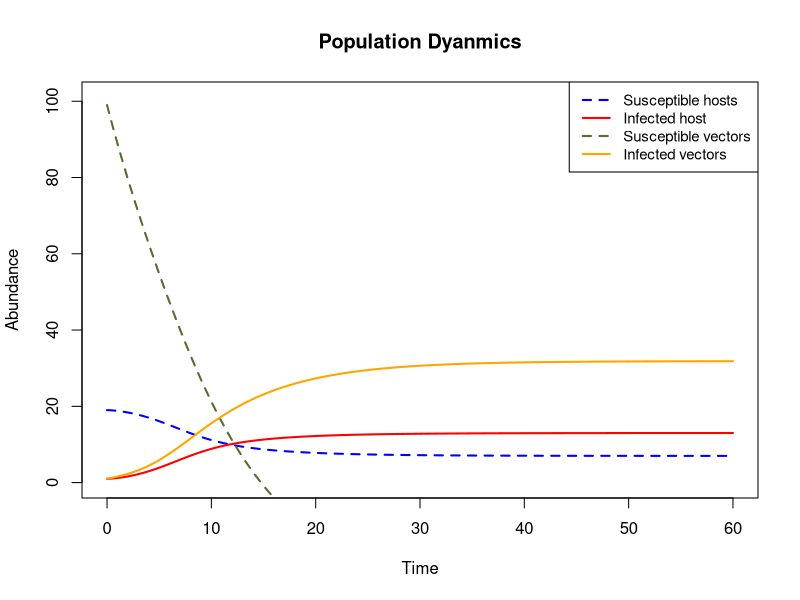
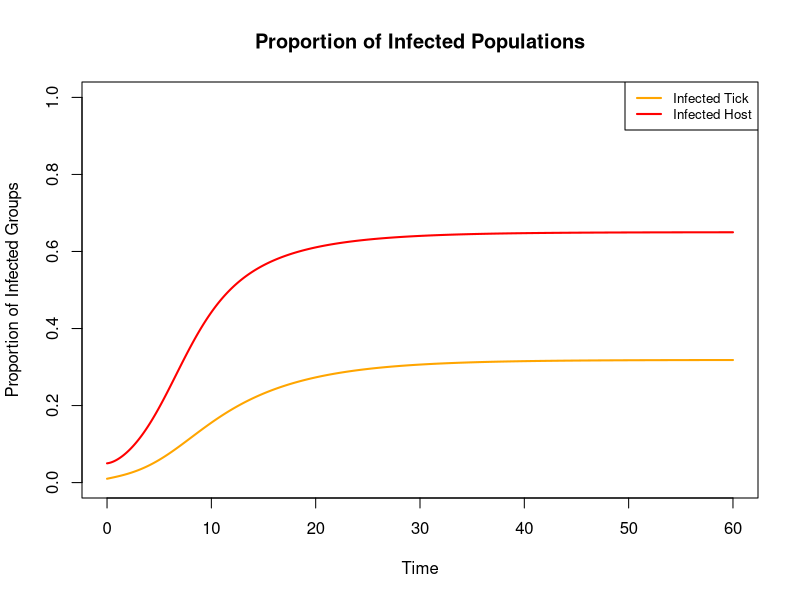
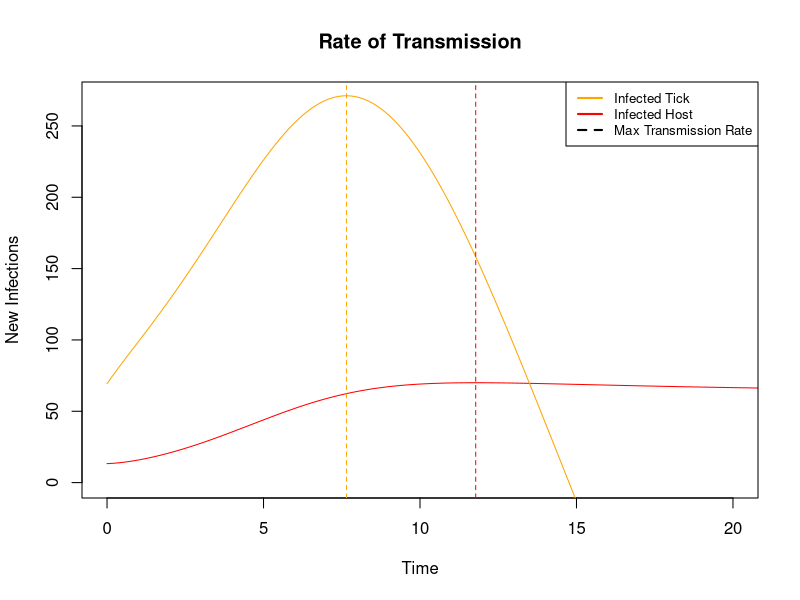
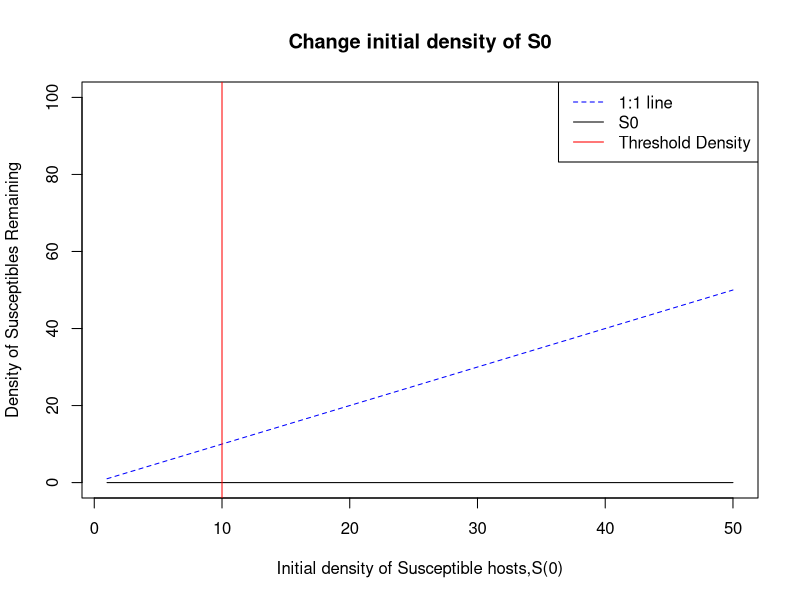

Recreate these plots in R, in order. (Note: this script raises an error after producing the figures.)
## ---- chunk 1
knitr::opts_chunk$set(echo = TRUE)

## ---- chunk 2
# very basic, simple model to build off of

library(deSolve)

host.tick <- function(t, x, params) {
  S = x[1] # susceptible host
  I = x[2] # infected host
  U = x[3] # susceptible vector
  V = x[4] # infected vector
  
  beta_prime = params[1] # inoculation
  alpha = params[2] # acquisition
  gamma = params[3] # host turnover I > S
  birth_v = params[4] # birth of vectors, or input into the system
  death_v = params[5] # death of vectors
  
  # S + I = N host in system
  dSdt = - (beta_prime*S*V)/(S + I) + gamma*I #change of susceptibles to infected
  dIdt = (beta_prime*S*V)/(S + I) - gamma*I # change of infected to susceptibles
  dUdt = - (alpha*S*I)/(S + I) + birth_v*U - death_v*U 
  dVdt = (alpha*S*I)/(S + I) + birth_v*V - death_v*V
 
  # U + V = N vector in system, don't think this would be biologically driving I% but check it out
  #dUdt = - (alpha*U*I)/(U + V) + birth_v*U - death_v*U 
  #dVdt = (alpha*U*I)/(U + V) + birth_v*V - death_v*V
  
  return(list(c(dSdt, dIdt, dUdt, dVdt)))
}

# initial values for state variables
  S0 = 19
  I0 = 1
  U0 = 99
  V0 = 1
initial_values = c(S0, I0, U0, V0)

# initial values for parameters
  beta_prime = 0.7 # inoculation #assuming 70% of infectious contacts turn into infections
  alpha = 0.7  # acquisition #assuming 70% of infectious contacts turn into infections
  gamma = 0.6 # host turnover I > S
  birth_v = 0.5 # birth of vectors
  death_v = 0.6 # death of vectors
parameters = c(beta_prime, alpha, gamma, birth_v, death_v) 

# time series
times = seq(0,60, 0.01)

# run the model
results = lsoda(initial_values, times, host.tick, parameters)
colnames(results) = c('time', 'susceptible host', 'infected host', 'susceptible tick', 'infected tick')
head(results)  

#colors()
Scol <- 'blue'
Icol <- 'red'
Ucol <- 'darkolivegreen'
Vcol <- 'orange'

# plot basic abundances graph
plot(results[, 'time'], results[,'susceptible host'], type = 'l', col = Scol, 
     xlab = 'Time', ylab = 'Abundance', main = 'Population Dyanmics',
     ylim = c(0,101), lty = 2, lwd = 2)
lines(results[,'time'], results[,'infected host'], type = 'l', col = Icol, lty = 1, lwd = 2)
lines(results[,'time'], results[,'susceptible tick'], type = 'l', col = Ucol, lty = 2, lwd = 2)
lines(results[,'time'], results[,'infected tick'], type = 'l', col = Vcol, lty = 1, lwd = 2)
legend('topright', legend = c('Susceptible hosts', 'Infected host', 'Susceptible vectors', 'Infected vectors'),
       col = c(Scol, Icol, Ucol, Vcol), lty = c(2,1,2,1), 
       lwd = 2, cex = 0.9)

# hopefully if I can get psi (input into susceptible vectors) there won't be a crashing Vs population

sd(results[,'infected tick'])
sd(results[,'susceptible tick'])
sd(results[,'infected host'])
sd(results[,'susceptible host'])



H = S0 + I0
T = U0 + V0
# max number of infected hosts at t
#max_infected_host<-(max(results[,'infected host']))/H
# at one point at peak infection, 64% of hosts (N = 13) were infected

# max number of infected hosts at t
#max_infected_tick<-(max(results[,'infected tick']))/T
# at one point at peak infection, 32% of ticks (N = 32) were infected


## what proportion of population had been sick at some point?
plot(x = times, y = ((results[,'infected tick'])/T),
     xlab = 'Time', ylab = 'Proportion of Infected Groups',
     main = 'Proportion of Infected Populations',
     lwd = 2, lty = 1, type = 'l',
     col = Vcol,
     ylim = c(0,1))
lines(x = times, y = ((results[,'infected host'])/H), 
     col = Icol, lwd = 2)
legend('topright', legend = c('Infected Tick', 'Infected Host'),
       col = c(Vcol, Icol), lty = 1, lwd = 2,
       cex = 0.8)

## When was rate of transmission highest?
newinfections_host <- beta_prime*(results[,'susceptible host'])*(results[,'infected host'])
newinfections_tick <- beta_prime*(results[,'susceptible tick'])*(results[,'infected tick'])

plot(x = times, y = newinfections_host,
     type = 'l', col = Icol,
     xlab = 'Time', ylab = 'New Infections', main = 'Rate of Transmission',
     ylim = c(0,270), xlim = c(0,20))
lines(x = times, y = newinfections_tick, col = Vcol)
legend('topright', legend = c('Infected Tick', 'Infected Host', 'Max Transmission Rate'),
       col = c(Vcol, Icol, 'black'), lty = c(1,1,2), lwd = 2,
       cex = 0.8)
max.newinfections_host <- max(newinfections_host)
max.newinfections_tick <- max(newinfections_tick)

for(i in 1:length(times)) {
  if(newinfections_host[i]==max.newinfections_host){
    H.maxnewinf<- times[i]
  }
}
for(i in 1:length(times)) {
  if(newinfections_tick[i]==max.newinfections_tick){
    T.maxnewinf<- times[i]
  }
}
H.maxnewinf
T.maxnewinf
abline(v = T.maxnewinf, lty = 2, col = Vcol)
abline(v = H.maxnewinf, lty = 2, col = Icol)

## ---- chunk 3
## Change initial conditions, like host density to see impact on R0
# make forloop

host.tick.density<- function(t, x, params) {
  S = x[1]
  I = x[2]
  U = x[3]
  V = x[4]
  
  beta_prime = params[1] # inoculation
  alpha = params[2] # acquisition
  gamma = params[3] # host turnover I > S
  birth_v = params[4] # birth of vectors, or input into the system
  death_v = params[5] # death of vectors
  
  # S + I = N host in system
  dSdt = - (beta_prime*S*V) + gamma*I #change of susceptibles to infected
  dIdt = (beta_prime*S*V) - gamma*I # change of infected to susceptibles
  dUdt = - (alpha*S*I) + birth_v*U - death_v*U 
  dVdt = (alpha*S*I) + birth_v*V - death_v*V
 
  return(list(c(dSdt, dIdt, dUdt, dVdt)))
}

Tend = 100
times = seq(0, Tend, by = 1)

# initial values for parameters
  beta_prime = 0.1 # inoculation 
  alpha = 0.1  # acquisition 
  gamma = 1 # host turnover I > S
  birth_v = 0.6 # birth of vectors
  death_v = 0.5 # death of vectors
parameters = c(beta_prime, alpha, gamma, birth_v, death_v) 

# initial values for state variables
  #S0 = 19 changing this
  S0_all <-seq(1,50,1) 
  I0 = 1
  U0 = 200
  V0 = 1


S_longterm = rep(0, length(S0_all))
I_longterm = rep(0, length(S0_all))
U_longterm = rep(0, length(S0_all))
V_longterm = rep(0, length(S0_all))

for(i in length(S0_all)) {
  initial_values = c(S0_all[i], I0, U0, V0)
  
  results = lsoda(initial_values, times, host.tick.density, parameters)
  
  # save final values of state variables
  S_longterm[i] = results[Tend+1,2]
  I_longterm[i] = results[Tend+1,3]
  U_longterm[i] = results[Tend+1,4]
  V_longterm[i] = results[Tend+1,5]
}

plot(S0_all, S_longterm, type = 'l',
     xlab = 'Initial density of Susceptible hosts,S(0)',
     ylab = 'Density of Susceptibles Remaining',
     main = 'Change initial density of S0',
     ylim = c(0, 100))
lines(S0_all, S0_all, type = 'l', col = Scol,lty = 2) # 1:1 line; final density of S = S0
abline(v = gamma/beta_prime, col = 'red') # threshold density of S for pathogen invasion
legend("topright", legend = c('1:1 line','S0', 'Threshold Density'),
       col = c('blue', 'black', 'red'), lty = c(2,1,1))

## ---- chunk 4
## Change initial conditions, like beta_prime to see impact on R0
# make forloop

host.tick.density<- function(t, x, params) {
  S = x[1]
  I = x[2]
  U = x[3]
  V = x[4]
  
  beta_prime = params[1] # inoculation
  alpha = params[2] # acquisition
  gamma = params[3] # host turnover I > S
  birth_v = params[4] # birth of vectors, or input into the system
  death_v = params[5] # death of vectors
  
  # S + I = N host in system
  dSdt = - (beta_prime*S*V) + gamma*I #change of susceptibles to infected
  dIdt = (beta_prime*S*V) - gamma*I # change of infected to susceptibles
  dUdt = - (alpha*S*I) + birth_v*U - death_v*U 
  dVdt = (alpha*S*I) + birth_v*V - death_v*V
 
  return(list(c(dSdt, dIdt, dUdt, dVdt, beta_prime)))
}

Tend = 100
times = seq(0, Tend, by = 1)

# initial values for parameters
  beta_prime_all <- seq(.001, .999, .01)
  #beta_prime = 0.1 # inoculation 
  alpha = 0.1  # acquisition 
  gamma = 1 # host turnover I > S
  birth_v = 0.6 # birth of vectors
  death_v = 0.5 # death of vectors
parameters = c(beta_prime, alpha, gamma, birth_v, death_v) 

# initial values for state variables
  S0 = 19 
  #S0_all <-seq(1,50,1) 
  I0 = 1
  U0 = 200
  V0 = 1

z = 1:100
S_longterm = rep(0, length(z))
I_longterm = rep(0, length(z))
U_longterm = rep(0, length(z))
V_longterm = rep(0, length(z))

for(i in length(z)) {

  parameters = c(beta_prime_all[i], alpha, gamma, birth_v, death_v) 

  results = lsoda(initial_values, times, host.tick.density, parameters)
  
  # save final values of state variables
  S_longterm[i] = results[Tend+1,2]
  I_longterm[i] = results[Tend+1,3]
  U_longterm[i] = results[Tend+1,4]
  V_longterm[i] = results[Tend+1,5]
  beta_prime_longterm[i] = results[Tend+1,6]
}

plot(beta_prime_all,beta_prime_longterm, type = 'l' )
plot(S0_all, S_longterm, type = 'l',
     xlab = 'Initial density of Susceptible hosts,S(0)',
     ylab = 'Density of Susceptibles Remaining',
     main = 'Change initial density of S0',
     ylim = c(0, 250))
lines(S0_all, S0_all, type = 'l', col = Scol,lty = 2) # 1:1 line; final density of S = S0
abline(v = gamma/beta_prime, col = 'red') # threshold density of S for pathogen invasion
legend("topright", legend = c('1:1 line','S0', 'Threshold Density'),
       col = c('blue', 'black', 'red'), lty = c(2,1,1))

## ---- chunk 5

## need to fix my ODEs here

# initial values for parameters  
  beta_prime = 0.9 # inoculation
  alpha = 0.8  # acquisition
  gamma = 0.7 # host turnover I > S
  birth_v = 0.3 # birth of vectors
  death_v = 0.5 # death of vectors

# inital values for state variables
  H = 30
  T = 100
  
  S0 = 29
  I0 = 1
  U0 = 99
  V0 = 1

# set up storage variables
tset <- seq(0, 60, 2000)
H.simu1 <- NaN*tset; H.simu1[1] <- H
T.simu1 <- NaN*tset; T.simu1[1] <- T
S.simu1 <- NaN*tset; S.simu1[1] <- S0
I.simu1 <- NaN*tset; I.simu1[1] <- I0
U.simu1 <- NaN*tset; U.simu1[1] <- U0
V.simu1 <- NaN*tset; V.simu1[1] <- V0

for(i in 2:length(tset)) {
  dt <- tset[i] - tset[i -1]
  # rename to shorten commands to make ODEs easier
  S <- S.simu1[i-1]
  I <- I.simu1[i-1]
  U <- U.simu1[i-1]
  V <- V.simu1[i-1]
  
  dS <- (- (beta_prime*S*V)/(S + I) + gamma*I)*dt
  dI <- ( (beta_prime*S*V)/(S + I) - gamma*I)*dt
  dU <- (- (alpha*S*I)/(S + I) + birth_v*U - death_v*U)*dt
  dV <- ((alpha*S*I)/(S + I) - death_v*U)*dt
  
  dH <- dS + dI
  dT <- dU + dV
  
  H.simu1[i] <- H +dH
  T.simu1[i] <- T +dT
  S.simu1[i] <- S +dS
  I.simu1[i] <- I +dI
  U.simu1[i] <- U +dU
  V.simu1[i] <- V +dV
}


## ---- chunk 6
q.to.f <- function(t, x, params) {
  Xqii = x[1] # infected stays infected
  Xqsi = x[2] # susceptible becomes infected
  Xqss = x[3] # susceptible stays susceptible
  
  
  lambda= params[1] # inoculation
  alpha = params[2] # acquisition via infected blood meal
  sigma = params[3] # acquisition via cofeeding
  psi = params[4] # input of new vectors into questing X
  omega = params[5] # death of vectors
  
  # S + I = N host in system
  dXqiidt = psi - omega*Xqii - lambda*Xqii # infected stays infected
  dXqsidt = psi - omega*Xqsi - lambda*Xqsi*alpha - lambda*Xqsi*sigma # susceptible becomes infected
  # if sigma/alpha 0, selects 1 route of transmission
  dXqssdt = psi - omega*Xqss - lambda*Xqss # susceptible stays susceptible
  
  return(list(c(dXqiidt, dXqsidt, dXqssdt)))
}

Xqii0 = 10
Xqsi0 = 30
Xqss0 = 60

## set values
# state variables
initial_values = c(Xqii0, Xqsi0, Xqss0)

## all transmission routes are equal
# parameters
  lambda= .7 # contact rate
  alpha_equal = .01 # acquisition via infected blood meal
  sigma_equal = .01 # acquisition via cofeeding
  psi = 50 # input of new vectors into questing X
  omega = .5 # death of vectors

parameters_equal = c(lambda, alpha_equal, sigma_equal, psi, omega) 

times = seq(0,10, 0.01)

results_equal = lsoda(initial_values, times, q.to.f, parameters_equal)
colnames(results_equal) = c('time', 'I to I', 'S to I', 'S to S')
head(results_equal)  

## HT greater >>
# parameters
  lambda= .7 # contact rate
  alpha_greater = .7 # acquisition via infected blood meal
  sigma_equal = .01 # acquisition via cofeeding
  psi = 50 # input of new vectors into questing X
  omega = .5 # death of vectors

parameters_HT = c(lambda, alpha_greater, sigma_equal, psi, omega) 

times = seq(0,10, 0.01)

results_HT = lsoda(initial_values, times, q.to.f, parameters_HT)
colnames(results_HT) = c('time', 'I to I', 'S to I', 'S to S')
head(results_HT)  

## co-feeding greater
# parameters
  lambda= .7 # contact rate
  alpha_small = .1 # acquisition via infected blood meal
  sigma_greater = .4 # acquisition via cofeeding
  psi = 50 # input of new vectors into questing X
  omega = .5 # death of vectors

parameters_CF = c(lambda, alpha_small, sigma_greater, psi, omega) 

times = seq(0,10, 0.01)

results_CF = lsoda(initial_values, times, q.to.f, parameters_CF)
colnames(results_CF) = c('time', 'I to I', 'S to I', 'S to S')
head(results_CF)  


qiicol <-"blue"
qsicol<- 'red'
qsscol <- 'purple'

par(mfrow = c(3,1))
# equal
plot(results_equal[, 'time'], results_equal[,'I to I'], type = 'l', col = qiicol, 
     xlab = 'time', ylab = 'abundance', main = 'Transitions from Questing to Feeding, siga = alpha',
     ylim = c(0,100), lty = 1, lwd = 2)
lines(results_equal[,'time'], results_equal[,'S to I'], type = 'l', col = qsicol, lty = 1, lwd = 2)
lines(results_equal[,'time'], results_equal[,'S to S'], type = 'l', col = qsscol, lty = 1, lwd = 2)
legend('bottomright', legend = c('I to I', 'S to I', 'S to S'),
       col = c('blue', 'purple', 'red'), lty = c(1,1,1), 
       lwd = c(2,2,2), cex = 0.6)

# greater HT
plot(results_HT[, 'time'], results_HT[,'I to I'], type = 'l', col = qiicol, 
     xlab = 'time', ylab = 'abundance', main = 'Transitions from Questing to Feeding, alpha >> sigma',
     ylim = c(0,100), lty = 1, lwd = 2)
lines(results_HT[,'time'], results_HT[,'S to I'], type = 'l', col = qsicol, lty = 1, lwd = 2)
lines(results_HT[,'time'], results_HT[,'S to S'], type = 'l', col = qsscol, lty = 1, lwd = 2)
legend('bottomright', legend = c('I to I', 'S to I', 'S to S'),
       col = c('blue', 'purple', 'red'), lty = c(1,1,1), 
       lwd = c(2,2,2), cex = 0.6)

# greater CF
plot(results_CF[, 'time'], results_CF[,'I to I'], type = 'l', col = qiicol, 
     xlab = 'time', ylab = 'abundance', main = 'Transitions from Questing to Feeding, sigma > alpha',
     ylim = c(0,100), lty = 1, lwd = 2)
lines(results_CF[,'time'], results_CF[,'S to I'], type = 'l', col = qsicol, lty = 1, lwd = 2)
lines(results_CF[,'time'], results_CF[,'S to S'], type = 'l', col = qsscol, lty = 1, lwd = 2)
legend('bottomright', legend = c('I to I', 'S to I', 'S to S'),
       col = c('blue', 'purple', 'red'), lty = c(1,1,1), 
       lwd = c(2,2,2), cex = 0.6)

## ---- chunk 7
all.phases <- function(t, x, params) {
  # 3 classes from questing to feeding
  Xq = x[1] # infected stays infected
  Xf = x[2]
  Xe = x[3]
  
  lambda = params[1]
  phi = params[2]
  tau = params[3]
  
  psi = params[4]
  omega = params[5]
  
  # S + I = N host in system
  
  # questing to feeding
  dXqdt = psi - omega*Xq - lambda*Xq # infected stays infected
  
  
  # feeding to engorged
  dXfdt = lambda*Xq - omega*Xf - phi*Xf
  
  
  # engorged to molted to next X
  dXedt = phi*Xf - omega*Xe - tau*Xe

  
  return(list(c(dXqdt,dXfdt,dXedt)))
}

Xq0 = 100
Xf0 = 60
Xe0 = 50

## set values
# state variables
initial_values = c(Xq0,Xf0,Xe0)

# parameters_equal
lambda = .5 # contact rate
  phi = .5 # drop off rate
  tau = .5 # molting rate
  
  psi = 10 # input of new vectors into questing X
  omega = .5 # death of vectors
  
parameters_equal = c(lambda, phi, tau, psi, omega) 

times = seq(0,5, 0.1)

results_equal = lsoda(initial_values, times, all.phases, parameters_equal)
colnames(results_equal) = c('time', 'Xq','Xf','Xe')
head(results_equal)  

# greater parameters
lambda_greater = .8 # contact rate
  phi_greater = .8 # drop off rate
  tau_greater = .8 # molting rate
  
  psi = 10 # input of new vectors into questing X
  omega = .5 # death of vectors
  
parameters_greater = c(lambda_greater, phi_greater, tau_greater, psi, omega) 

times = seq(0,5, 0.1)

results_greater = lsoda(initial_values, times, all.phases, parameters_greater)
colnames(results_greater) = c('time', 'Xq','Xf','Xe')
head(results_greater)  

# lower parameters
lambda_lower = .3 # contact rate
  phi_lower = .3 # drop off rate
  tau_lower = .3 # molting rate
  
  psi = 10 # input of new vectors into questing X
  omega = .5 # death of vectors
  
parameters_lower = c(lambda_lower, phi_lower, tau_lower, psi, omega) 

times = seq(0,5, 0.1)

results_lower = lsoda(initial_values, times, all.phases, parameters_lower)
colnames(results_lower) = c('time', 'Xq','Xf','Xe')
head(results_lower)  

par(mfrow = c(3,1))
plot(results_equal[, 'time'], results_equal[,'Xq'], type = 'l', col = 'red', 
     xlab = 'Time', ylab = 'Abundance',main = 'Tick population dynamics, temp. parameters base level',
     ylim = c(0,100), lty = 1, lwd = 2)
lines(results_equal[,'time'], results_equal[,'Xf'], type = 'l', col = 'green', lty = 1, lwd = 2)
lines(results_equal[,'time'], results_equal[,'Xe'], type = 'l', col = 'blue', lty = 1, lwd = 2)
legend('topright', legend = c('questing','feeding','engorged'),
       col = c('red', 'blue', 'green'), lty = c(1,1,1), 
       lwd = c(2,2,2), cex = 0.7, horiz = TRUE)
plot(results_lower[, 'time'], results_lower[,'Xq'], type = 'l', col = 'red', 
     xlab = 'Time', ylab = 'Abundance',main = 'Tick population dynamics, temp. parameters decreased',
     ylim = c(0,100), lty = 1, lwd = 2)
lines(results_lower[,'time'], results_lower[,'Xf'], type = 'l', col = 'green', lty = 1, lwd = 2)
lines(results_lower[,'time'], results_lower[,'Xe'], type = 'l', col = 'blue', lty = 1, lwd = 2)
legend('topright', legend = c('questing','feeding','engorged'),
       col = c('red', 'blue', 'green'), lty = c(1,1,1), 
       lwd = c(2,2,2), cex = 0.7, horiz = TRUE)


plot(results_greater[, 'time'], results_greater[,'Xq'], type = 'l', col = 'red', 
     xlab = 'Time', ylab = 'Abundance',main = 'Tick population dynamics, temp parameters increased',
     ylim = c(0,100), lty = 1, lwd = 2)
lines(results_greater[,'time'], results_greater[,'Xf'], type = 'l', col = 'green', lty = 1, lwd = 2)
lines(results_greater[,'time'], results_greater[,'Xe'], type = 'l', col = 'blue', lty = 1, lwd = 2)
legend('topright', legend = c('questing','feeding','engorged'),
       col = c('red', 'blue', 'green'), lty = c(1,1,1), 
       lwd = c(2,2,2), cex = 0.7, horiz = TRUE)


## ---- chunk 8
all.phases <- function(t, x, params) {
  # 3 classes from questing to feeding
  Xqi = x[1] # infected stays infected
  Xqs.a = x[2] # susceptible becomes infected
  Xqs.b = x[3] # susceptible stays susceptible
  
  # 2 classes from feeding to engorged
  Xfi = x[4]
  Xfs = x[5]
  # 2 classes from engorged to molted
  Xei = x[6]
  Xes = x[7]
    
  lambda = params[1] # inoculation
  alpha = params[2] # acquisition via infected blood meal
  sigma = params[3] # acquisition via cofeeding
  psi = params[4] # input of new vectors into questing X
  omega = params[5] # death of vectors
  phi = params[6] # dropping off rate
  tau = params[7] # molting rate
  
  # S + I = N host in system
  
  # questing to feeding
  dXqidt = psi - omega*Xqi - lambda*Xqi # infected stays infected
  
  # this line needs help, 
  #which do I assign death to? Do I combine both routes for si here?
  dXqs.adt = psi - omega*Xqs.a - lambda*Xqs.a*alpha - omega*Xqs.a -lambda*Xqs.a*sigma # susceptible becomes infected
  # if sigma/alpha 0, selects 1 route of transmission
  
  dXqs.bdt = psi - omega*Xqs.b - lambda*Xqs.b # susceptible stays susceptible
  
  # feeding to engorged
  dXfidt = lambda*Xqi + lambda*Xqs.a*alpha + lambda*Xqs.a*sigma - omega*Xfi - phi*Xfi
  dXfsdt = lambda*Xqs.b - omega*Xfs - phi*Xfs
  
  # engorged to molted to next X
  dXeidt = phi*Xfi - omega*Xei - tau*Xei
  dXesdt = phi*Xfs - omega*Xes - tau*Xes
  
  return(list(c(dXqidt, dXqs.adt, dXqs.bdt, dXfidt,dXfsdt,dXeidt,dXesdt)))
}

Xqi0 = 1
Xqs.a0 = 3
Xqs.b0 = 6

Xfidt0 = 4
Xfsdt0 = 6

Xeidt0 = 4
Xesdt0 = 6

## set values
# state variables
initial_values = c(Xqi0, Xqs.a0, Xqs.b0,
                   Xfidt0,Xfsdt0,
                   Xeidt0,Xesdt0)

# parameters
  lambda= .5 # contact rate
  alpha = .3 # acquisition via infected blood meal
  sigma = .1 # acquisition via cofeeding
  psi = 50 # input of new vectors into questing X
  omega = .5 # death of vectors
  phi = .5
  tau = .6
parameters = c(lambda, alpha, sigma, psi, omega, phi, tau) 

times = seq(0,30, 0.01)

results = lsoda(initial_values, times, all.phases, parameters)
colnames(results) = c('time', 'Xqi', 'Xqs.a', 'Xqs.b','Xfi','Xfs','Xei','Xes')
head(results)  


plot(results[, 'time'], results[,'Xqi'], type = 'l', col = 'bisque1', 
     xlab = 'Time', ylab = 'Abundance',main = 'Tick population dynamics',
     ylim = c(0,60), lty = 1, lwd = 2)
lines(results[,'time'], results[,'Xqs.a'], type = 'l', col = 'bisque2', lty = 1, lwd = 2)
lines(results[,'time'], results[,'Xqs.b'], type = 'l', col = 'bisque3', lty = 2, lwd = 1)
lines(results[,'time'], results[,'Xfi'], type = 'l', col = 'aquamarine1', lty = 1, lwd = 2)
lines(results[,'time'], results[,'Xfs'], type = 'l', col = 'aquamarine2', lty = 2, lwd = 1)
lines(results[,'time'], results[,'Xei'], type = 'l', col = 'lightgray', lty = 1, lwd = 2)
lines(results[,'time'], results[,'Xes'], type = 'l', col = 'gray', lty = 2, lwd = 1)
legend('topright', legend = c('Xqi', 'Xqs.a', 'Xqs.b','Xfi','Xfs','Xei','Xes'),
       col = c('bisque1', 'bisque2', 'bisque3', 'aquamarine1', 'aquamarine2', 'lightgray', 'gray'), lty = c(1,1,2,1,2,1), 
       lwd = c(2,2,1,2,1,2,1), cex = 0.7, horiz = TRUE)
## ---- chunk 9
eggstoadults <- function(t, x, params) {
  
  # LARVAE
  # omit 3 classes from questing to feeding
  Lqv = x[1] # infected stays infected
  Lqu = x[2]
  #Lqs.a = x[2] # susceptible becomes infected
  #Lqs.b = x[3] # susceptible stays susceptible
  
  # 2 classes from feeding to engorged
  Lfi = x[3]
  Lfs = x[4]
  # 2 classes from engorged to molted
  Lei = x[5]
  Les = x[6]
  
  #NYMPHS
  Nqi = x[7] # infected stays infected
  Nqs = x[8] # susceptible becomes infected
  #Nqs.b = x[10] # susceptible stays susceptible
  
  # 2 classes from feeding to engorged
  Nfi = x[9]
  Nfs = x[10]
  # 2 classes from engorged to molted
  Nei = x[11]
  Nes = x[12]
  
  
  #ADULTS
  Aqi = x[13] # infected stays infected
  Aqs = x[14]
  
  # 2 classes from feeding to engorged
  Afi = x[15]
  Afs = x[16]
  
  # eggs
  Gv = x[17]
  Gu = x[18]
  
  # hosts
  Hi = x[19]
  Hs = x[20]
  
  Di = x[21]
  Ds = x[22]
    
  kappa = params[1] # survival prop to next life stage
  rho = params[2] # filial infection prevalence (fip)
  rho_prime = params[3] # no fip
  beta = params[4] # transmission between host and questing ticks (contact x prob infect)
  phi = params[5] # dropping off rate
  tau = params[6] # molting rate
  delta = params[7] # birth rate
  tot = params[8] # total ovarial transmission (tot)
  tot_prime = params[9] # no tot
  B = params[10] #contact rate
  q = params[11] # prob tick infected 
  gamma = params[12] # recovery rate of host
  

  
  # questing to feeding
  dLqvdt = kappa*rho*Gv - beta*(Hs + Hi)*Lqv 
  dLqudt = kappa*rho_prime*Gv + kappa*Gu - beta*Hi*Lqu - beta*Hs*Lqu
  
  # feeding to engorged
  dLfidt = beta*(Hs + Hi)*Lqv + beta*Hi*Lqu - phi*Lfi
  dLfsdt = beta*Hs*Lqu - phi*Lfs
  
  # engorged to molted to next X
  dLeidt = phi*Lfi - kappa*tau*Lei 
  dLesdt = phi*Lfs - kappa*tau*Les
  
  ## NYMPHS
  # questing to feeding
  dNqidt = kappa*tau*Lei - beta*(Hs + Hi)*Nqi 
  dNqsdt = kappa*tau*Les - beta*Hi*Nqs - beta*Hs*Nqs 
  
  # feeding to engorged
  dNfidt = beta*H*Nqi + beta*Hi*Nqs - phi*Nfi
  dNfsdt = beta*Hs*Nqs - phi*Nfs
  
  # engorged to molted to next X
  dNeidt = phi*Nfi - kappa*tau*Nei 
  dNesdt = phi*Nfs - kappa*tau*Nes
  
  ## Adults
  # questing to feeding
  dAqidt = kappa*tau*Nei - beta*(Ds+Di)*Aqi 
  dAqsdt = kappa*tau*Nes - beta*Di*Aqs - beta*Ds*Aqs 
  
  # feeding to birthing
  dAfidt = beta*(Ds + Di)*Aqi + beta*Di*Aqs - delta*tot*Afi - delta*tot_prime*Afi
  dAfsdt = beta*Ds*Aqs - delta*Afs
  
 # birthing/eggs
  dGvdt = delta*tot*Afi - kappa*rho*Gv - kappa*rho_prime*Gv
  dGudt = delta*tot*Afs + delta*tot_prime*Afi - kappa*Gu
  
# host populations
  
  dHsdt = - ((Hs*(B*q)*Lqi*Nqi)/(Hs + Hi)) + gamma*Hi # assuming contact rate and inf prob are = for L and N but need to change
  dHidt = ((Hs*(B*q)*Lqi*Nqi)/(Hs + Hi)) - gamma*Hi
  
  dDsdt = - ((Ds*(B*q)*Aqi)/(Di + Ds)) + gamma*Di
  dDidt =  ((Ds*(B*q)*Aqi)/(Di + Ds)) - gamma*Di
  
   # S + I = N host in system
  dHdt = dHidt + dHsdt # rodent hosts
  dDdt = dDidt + dDsdt # deer hosts
  
  return(list(c(dLqvdt, dLqudt, dLfidt, dLfsdt, dLeidt, dLesdt,
                dNqidt, dNqsdt, dNfidt, dNfsdt, dNeidt, dNesdt,
                dAqidt, dAqsdt, dAfidt, dAfsdt, 
                dGvdt, dGudt,
                dHsdt, dHidt,
                dDsdt, dDidt)))
}

Lqv0 = 10
Lqu0 = 10
Lfi0 = 10
Lfs0 = 10
Lei0 = 10
Les0 = 10
                
Nqi0 = 5 
Nqs0 = 5
Nfi0 = 5
Nfs0 = 5
Nei0 = 5
Nes0 = 5

Aqi0 = 1
Aqs0 = 1
Afi0 = 1
Afs0 = 1

Gv0 = 20
Gu0 = 20

Hs0 = 5
Hi0 = 5
Ds0 = 2
Di0 = 2

## set values
# state variables
initial_values = c(Lqv0,Lqu0,Lfi0,Lfs0,Lei0,Les0,
                Nqi0, Nqs0,Nfi0,Nfs0,Nei0,Nes0,
                Aqi0,Aqs0,Afi0,Afs0,
                Gv0,Gu0,
                Hs0,Hi0,
                Ds0,Di0)

# parameters
  kappa = .9 # survival prop to next life stage
  rho = .6 # filial infection prevalence (fip)
  rho_prime = .4 # no fip
  beta = .9 # transmission between host and questing ticks (contact x prob infect)
  phi = .9 # dropping off rate
  tau = .6 # molting rate
  delta =  .3 # birth rate
  tot = .3 # total ovarial transmission (tot)
  tot_prime = .7 # no tot
  B = .8#contact rate
  q = .5 # prob tick infected 
  gamma = .4 # recovery rate of host
  
parameters = c(kappa, rho, rho_prime, beta, phi,
               tau, delta, tot, tot_prime, B, q, gamma) 

times = seq(0,50, 0.1)

results = lsoda(initial_values, times, eggstoadults, parameters)
colnames(results) = c('time', 'Lqv', 'Lqu', 'Lfi', 'Lfs', 'Lei', 'Les',
                      'Nqi', 'Nqs','Nfi', 'Nfs', 'Nei', 'Nes', 
                      'Aqi', 'Aqs', 'Afi','Afs',
                      'Gv', 'Gu',
                      'Hs', 'Hi',
                      'Ds', 'Di')
head(results)  
#View(results)

# plot infected
plot(results[, 'time'], results[,'Lqv'], type = 'l', col = 'red', 
     xlab = 'Time', ylab = 'Abundance', main = 'Infected Tick Life Stages',
     ylim = c(0,50), xlim = c(0,15),
     lty = 1, lwd = 2)
lines(results[,'time'], results[,'Nqi'], type = 'l', col = 'blue', lty = 1, lwd = 2)
lines(results[,'time'], results[,'Aqi'], type = 'l', col = 'green', lty = 1, lwd = 2)



# plot(results[, 'time'], results[,'Lqv'], type = 'l', col = 'black', 
#      xlab = 'time', ylab = 'abundance', 
#      main = 'crazyland',ylim = c(0,100), lty = 1, lwd = 1)
# lines(results[,'time'], results[,'Lqu'], type = 'l', col = 'grey', lty = 1, lwd = 1)
# lines(results[,'time'], results[,'Lfi'], type = 'l', col = 'lightblue1', lty = 2, lwd = 1)
# lines(results[,'time'], results[,'Lfs'], type = 'l', col = 'lightblue2', lty = 1, lwd = 1)
# lines(results[,'time'], results[,'Lei'], type = 'l', col = 'lightblue3', lty = 2, lwd = 1)
# lines(results[,'time'], results[,'Les'], type = 'l', col = 'lightblue4', lty = 1, lwd = 1)
# lines(results[,'time'], results[,'Nqi'], type = 'l', col = 'lightsalmon', lty = 1, lwd = 2)
# lines(results[,'time'], results[,'Nqs'], type = 'l', col = 'lightsalmon1', lty = 1, lwd = 2)
# lines(results[,'time'], results[,'Nfi'], type = 'l', col = 'lightsalmon2', lty = 2, lwd = 2)
# lines(results[,'time'], results[,'Nfs'], type = 'l', col = 'lightsalmon3', lty = 1, lwd = 2)
# lines(results[,'time'], results[,'Nei'], type = 'l', col = 'lightsalmon4', lty = 2, lwd = 2)
# lines(results[,'time'], results[,'Nes'], type = 'l', col = 'lightpink', lty = 1, lwd = 2)
# lines(results[,'time'], results[,'Aqi'], type = 'l', col = 'plum', lty = 1, lwd = 3)
# lines(results[,'time'], results[,'Aqs'], type = 'l', col = 'plum1', lty = 1, lwd = 3)
# lines(results[,'time'], results[,'Afi'], type = 'l', col = 'plum2', lty = 2, lwd = 3)
# lines(results[,'time'], results[,'Afs'], type = 'l', col = 'plum3', lty = 1, lwd = 3)


## ---- chunk 10
# types of competent and non-competent hosts, need to figure out this bit
S = 10
I = 1
H = S + I
# H1 = 
# H2 =
# H3 =
# H_types = H1 + H2 + H3

# susceptible hosts
H_s1 = 5 # highly competent # NEFU
H_s2 = 7 # lowly comptenty  # PERO
H_s3 = 9 # not competent    # SCOC
S = H_s1 + H_s2 +H_s3

# infected hosts  
H_i1 = 4 # highly competent # NEFU
H_i2 = 0 # lowly comptenty  # PERO
H_i3 = 0 #not competent    # SCOC # this is a weird one
I = H_i1 + H_i2 +H_i3 


# susceptible ticks
Ls = 12
Ns = 8
As = 2
Vs = Ls + Ns + As

# infected ticks
Li = 1
Ni = 0
Ai = 0
Vi = Li + Ni + Ai

# tick life stages
X = Vs + Vi
L = 10
N = 8
A = 2
X_ls = L + N + A

# infected questing ticks 
Lqi = 1
Nqi = 11
Aqi = 9
q = Lqi + Nqi + Aqi 

## ---- chunk 11
# tick natural mortality

wl = .1
wn = .2
wa = .2
w = wl + wn + wa

# host recovery rate 
gamma = .9

# tick input to each life stage
psi = X_ls*w # need to figure this out

 
# contact rate between tick and host
beta_l = .05
beta_n = .03
beta_a = .01
beta_x = beta_l + beta_n + beta_a

# tick acquisition rate of pathogen ( host to tick )
alpha = (I * beta_x * q)/H

# I want to divie this up into contact between different types of competent hosts eventually
# beta_l1 =
#   beta_l2 =
#   beta_l3 =
# beta_n1 =
#   beta_n2 =
#   beta_n3 =
# beta_a1 =
#   beta_a2 =
#   beta_a3 =
  
# infectious contact rate between tick and host
beta = beta_x * q

# host inoculation rate of patogen ( tick to host )
beta_prime = (H * beta * X)/ H


## ---- chunk 12
toy2.0 <- function(t, x, params) {
  S = x[1] # susceptible host
  I = x[2] # infected host
  U = x[3] # susceptible vector
  V = x[4] # infected vector
  
  beta_prime = params[1] # inoculation
  alpha = params[2] # acquisition
  gamma = params[3] # host turnover I > S
  birth_v = params[4] # birth of vectors, or input into the system
  death_v = params[5] # death of vectors
  
  # S + I = N host in system
  dSdt = - beta_prime + gamma*I #change of susceptibles to infected
  dIdt = beta_prime - gamma*I # change of infected to susceptibles
  dUdt = - alpha - death_v*Vs + psi # need to switch birth_v to psi
  dVdt = alpha + birth_v*Vs - death_v*Vi # need to switch birth_v to psi
 
  # U + V = N vector in system, don't think this would be biologically driving I% but check it out
  #dUdt = - (alpha*U*I)/(U + V) + birth_v*U - death_v*U 
  #dVdt = (alpha*U*I)/(U + V) + birth_v*V - death_v*V
  
  return(list(c(dSdt, dIdt, dUdt, dVdt)))
  

}
  
S0 = 19
I0 = 1
U0 = 99
V0 = 1

initial_values = c(S0, I0, U0, V0)


  # beta_prime = 0.9 # inoculation
  # alpha = 0.8  # acquisition
  # gamma = 0.7 # host turnover I > S
  # birth_v = 0.2 # birth of vectors
  # death_v = 0.5 # death of vectors

parameters = c(beta_prime, alpha, gamma, birth_v, death_v) 

times = seq(0,30, 0.01)

results = lsoda(initial_values, times, toy2.0, parameters)
colnames(results) = c('time', 'susceptible host', 'infected host', 'susceptible tick', 'infected tick')
head(results)  

plot(results[, 'time'], results[,'susceptible host'], type = 'l', col = 'blue', 
     xlab = 'time', ylab = 'abundance', ylim = c(0,101), lty = 1, lwd = 1)
lines(results[,'time'], results[,'infected host'], type = 'l', col = 'blue', lty = 2, lwd = 2)
lines(results[,'time'], results[,'susceptible tick'], type = 'l', col = 'red', lty = 1, lwd = 1)
lines(results[,'time'], results[,'infected tick'], type = 'l', col = 'red', lty = 2, lwd = 2)
legend('bottomright', legend = c('Susceptible hosts', 'Infected host', 'Susceptible vectors', 'Infected vectors'),
       col = c('blue', 'blue', 'red', 'red'),lty = c(1,2,1,2), cex = 0.9,
       lwd = c(1,2,1,2))
